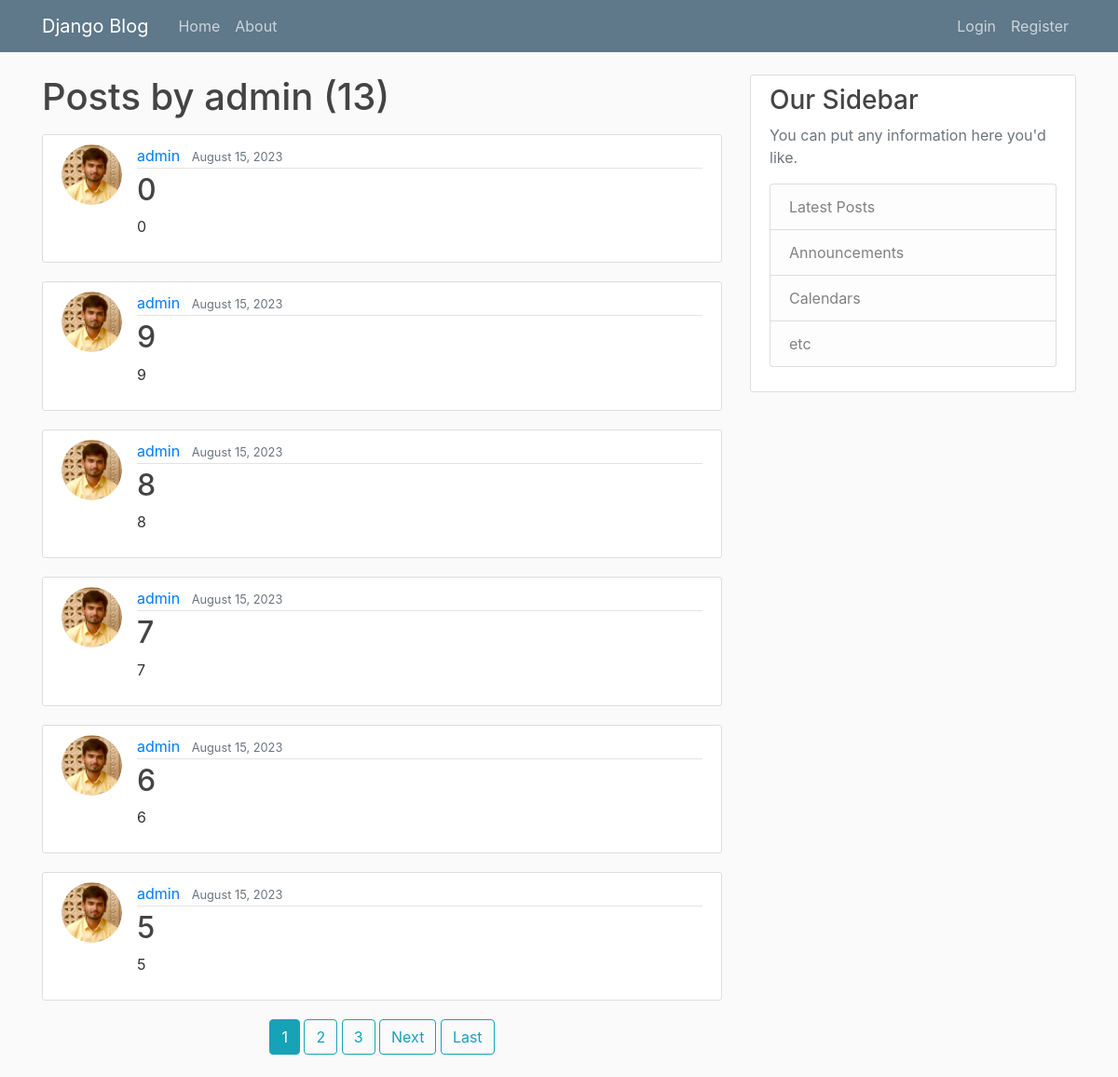
The app's page /user/admin/, older data.
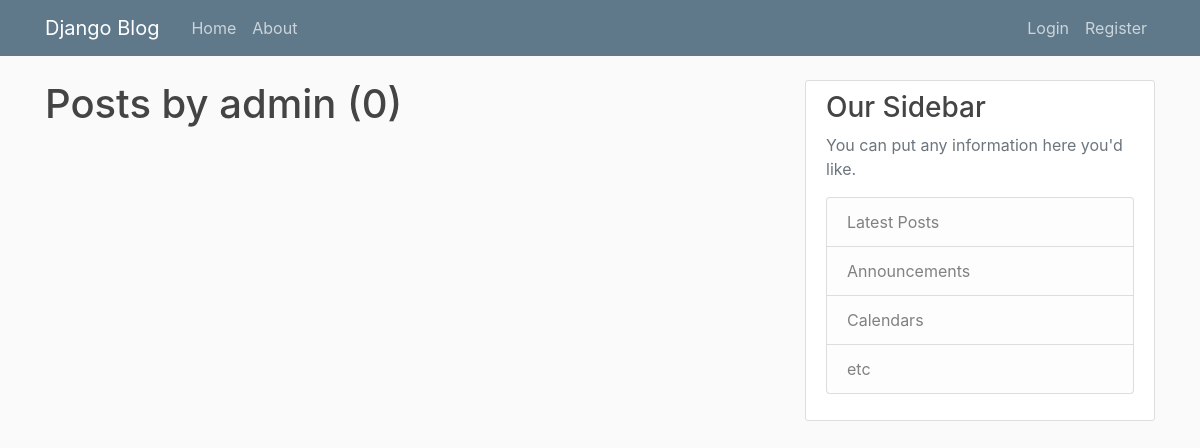
The same page, newer data.
### blog/models.py (models this page shows, shortened)
class Post(models.Model):
    title = models.CharField(max_length=100)
    content = models.TextField()
    date_posted = models.DateTimeField(default=timezone.now)
    author = models.ForeignKey(User, on_delete=models.CASCADE)

### users/models.py (models this page shows, shortened)
class Profile(models.Model):
    user = models.OneToOneField(User, on_delete=models.CASCADE)
    image = models.ImageField(default='default.jpg', upload_to='profile_pics')

### blog/views.py (the view)
# urls.py: path('user/<str:username>/', UserPostListView.as_view(), name='user-posts'),
class UserPostListView(ListView):
    model = Post
    template_name = 'blog/user_posts.html'
    context_object_name = 'posts'
    paginate_by = 6
    def get_queryset(self):
        user = get_object_or_404(User, username=self.kwargs.get('username'))
        return Post.objects.filter(author=user).order_by('-date_posted')

### blog/templates/blog/user_posts.html (shortened to what this page needs)
{% extends 'blog/base.html' %}
{% block content %}
    <h1 class="mb-3">Posts by {{ view.kwargs.username }} ({{ page_obj.paginator.count }})</h1>
    {% for post in posts %}
        <article class="media content-section">
          <img class="rounded-circle article-img" src="{{ post.author.profile.image.url }}">
          <div class="media-body">
            <div class="article-metadata">
              <a class="mr-2" href="{% url 'user-posts' post.author.username %}">{{ post.author }}</a>
              <small class="text-muted">{{ post.date_posted|date:'F d, Y' }}</small>
            </div>
            <h2><a class="article-title" href="{% url 'post-detail' post.id %}">{{ post.title }}</a></h2>
            <p class="article-content">{{ post.content }}</p>
          </div>
        </article>
    {% endfor %}
    <div class="text-center">
        {% if is_paginated %}
            {% for num in page_obj.paginator.page_range %}
                {% if page_obj.number == num %}
                    <a class="btn btn-info mb-4" href="?page={{ num }}">{{ num }}</a>
                {% elif num > page_obj.number|add:'-3' and num < page_obj.number|add:'3' %}
                    <a class="btn btn-outline-info mb-4" href="?page={{ num }}">{{ num }}</a>
                {% endif %}
            {% endfor %}
            {% if page_obj.has_next %}
                <a class="btn btn-outline-info mb-4" href="?page={{ page_obj.next_page_number }}">Next</a>
                <a class="btn btn-outline-info mb-4" href="?page={{ page_obj.paginator.num_pages }}">Last</a>
            {% endif %}
        {% endif %}
    </div>
{% endblock content %}

Row changes from the older to the newer data that the page shows:
removed Post: author.profile.image (picture), author "admin", date_posted "August 15, 2023", title "0", content "0"
removed Post: author.profile.image (picture), author "admin", date_posted "August 15, 2023", title "9", content "9"
removed Post: author.profile.image (picture), author "admin", date_posted "August 15, 2023", title "8", content "8"
removed Post: author.profile.image (picture), author "admin", date_posted "August 15, 2023", title "7", content "7"
removed Post: author.profile.image (picture), author "admin", date_posted "August 15, 2023", title "6", content "6"
removed Post: author.profile.image (picture), author "admin", date_posted "August 15, 2023", title "5", content "5"
Text that changed along with them:
{{ page_obj.paginator.count }}: "13" → "0"
list line gone: "1"
list line gone: "2"
list line gone: "3"
text no longer shown: "Next Last"
